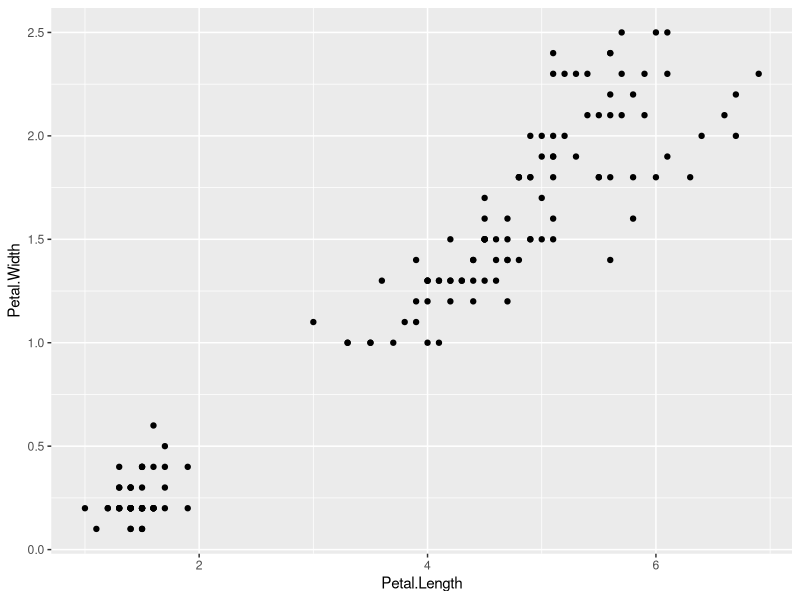
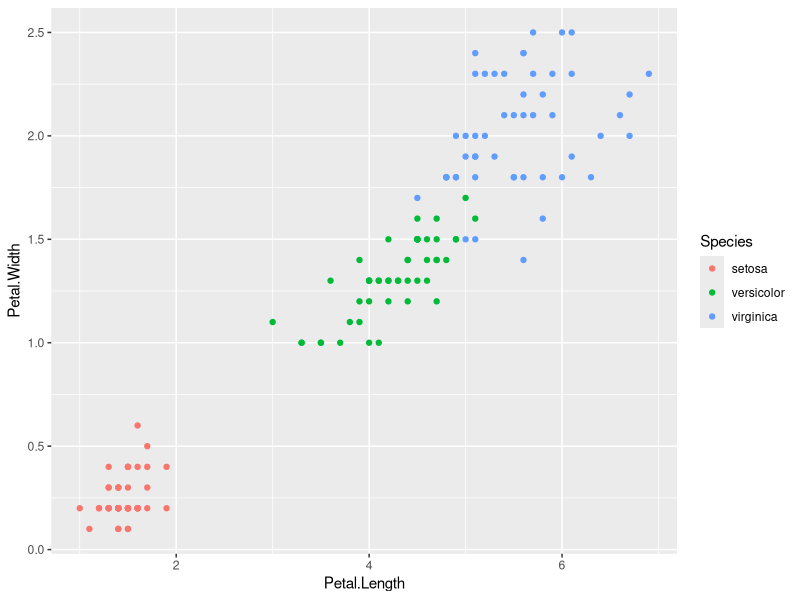
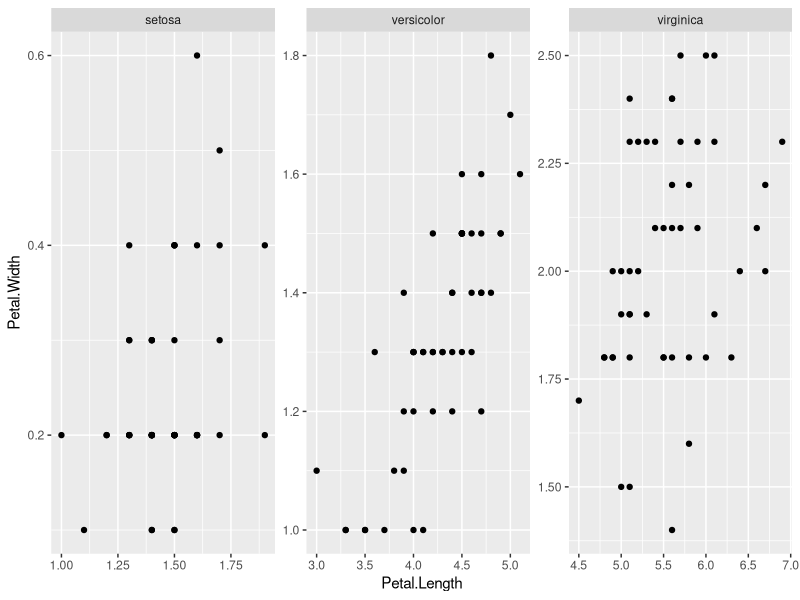
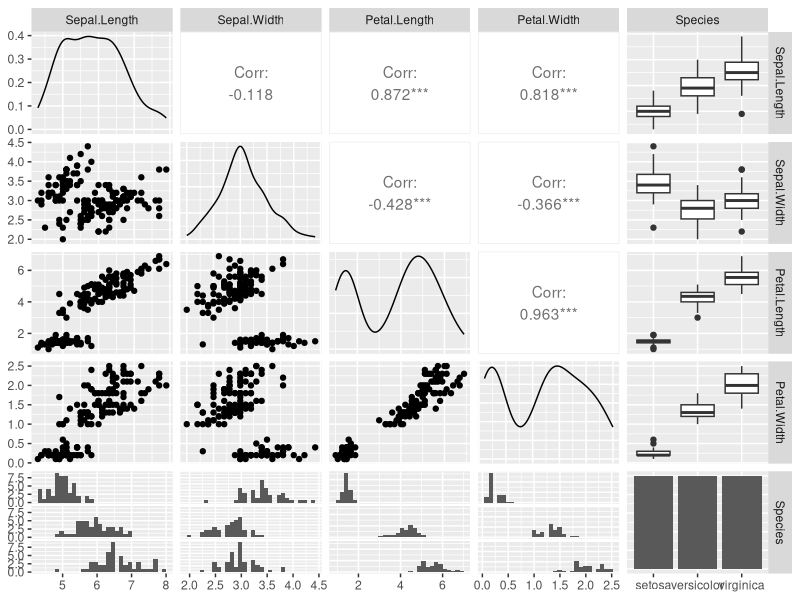

Generate these figures, in order, with R:
## ---- chunk 1
str(iris)
## ---- chunk 2
library(ggplot2)
ggplot(data = iris) +
  aes(x = Petal.Length, 
      y = Petal.Width) +
  geom_point()
## ---- chunk 3
ggplot(data = iris) +
  aes(x = Petal.Length, 
      y = Petal.Width,
      colour = Species) +
  geom_point()
## ---- chunk 4
ggplot(data = iris) +
  aes(x = Petal.Length, 
      y = Petal.Width) +
  geom_point() +
  facet_wrap(~ Species, 
             scales = "free")
## ---- chunk 5
cor.test(x = iris$Petal.Length, y = iris$Petal.Width,
         method = "pearson")
## ---- chunk 6
cor.test(x = iris$Petal.Length, y = iris$Petal.Width,
         method = "spearman")
## ---- chunk 7
install.packages("GGally")
library(GGally)
ggpairs(iris)
## ---- chunk 8
library(psych)
iris_2 <- dplyr::select(iris, -Species)
psych::corr.test(iris_2, method="pearson")
## ---- chunk 9
psych::partial.r(data = iris, c(3, 4), c(1))
